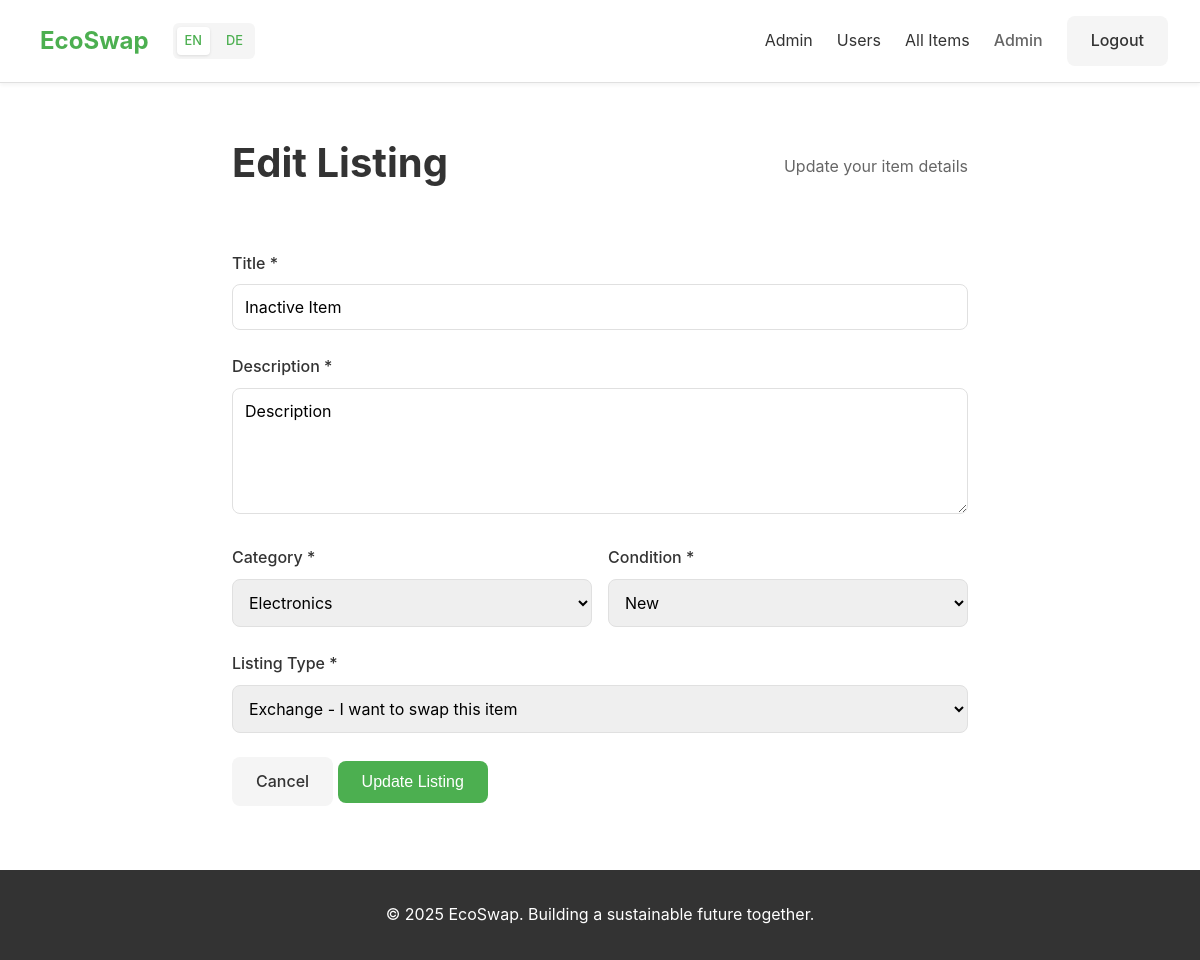
/edit-listing/21 (signed in), run on the app's committed database.
### tables this page shows
CREATE TABLE listings (
        id INTEGER PRIMARY KEY AUTOINCREMENT,
        user_id INTEGER NOT NULL,
        title TEXT NOT NULL,
        description TEXT NOT NULL,
        category TEXT NOT NULL,
        condition TEXT NOT NULL,
        listing_type TEXT NOT NULL,
        status TEXT DEFAULT 'Active',
        image_path TEXT,
        created_at TIMESTAMP DEFAULT CURRENT_TIMESTAMP,
        FOREIGN KEY (user_id) REFERENCES users (id)
    );

### app.py (the view, shortened to what this page needs)
@app.route('/edit-listing/<int:listing_id>', methods=['GET', 'POST'])
def edit_listing(listing_id):
    if 'user_id' not in session:
        flash('Please login first!', 'error')
        return redirect(url_for('login'))
    conn = get_db()
    c = conn.cursor()
    c.execute("SELECT * FROM listings WHERE id=? AND user_id=?", (listing_id, session['user_id']))
    listing = c.fetchone()
    conn.close()
    if not listing:
        flash('Listing not found!', 'error')
        return redirect(url_for('my_listings'))
    return render_template('edit_listing.html', listing=listing)

### app.py (called while the page is built)
def get_t(key):
    lang = session.get('lang', 'en')
    current = translations.get(lang, {})
    keys = key.split('.')
    for k in keys:
        if isinstance(current, dict) and k in current:
            current = current[k]
        else:
            return key
    return current if isinstance(current, str) else key

@app.context_processor
def inject_t():
    return dict(t=get_t, current_lang=session.get('lang', 'en'))

def get_db():
    conn = sqlite3.connect('ecoswap.db')
    conn.row_factory = sqlite3.Row
    return conn

### templates/edit_listing.html (shortened to what this page needs)
{% extends "base.html" %}
{% block content %}
<section class="form-section">
    <div class="container-small">
        <div class="page-header">
            <h1>{{ t('dashboard.editListingTitle') }}</h1>
            <p>{{ t('dashboard.updateDetails') }}</p>
        </div>
        <form method="POST" action="{{ url_for('edit_listing', listing_id=listing['id']) }}" class="listing-form">
            <div class="form-group">
                <label for="title">{{ t('dashboard.titleLabel') }}</label>
                <input type="text" id="title" name="title" value="{{ listing['title'] }}" required>
            </div>
            <div class="form-group">
                <label for="description">{{ t('dashboard.descriptionLabel') }}</label>
                <textarea id="description" name="description" rows="5" required>{{ listing['description'] }}</textarea>
            </div>
            <div class="form-row">
                <div class="form-group">
                    <label for="category">{{ t('dashboard.categoryLabel') }}</label>
                    <select id="category" name="category" required>
                        {% for cat in ["Furniture", "Electronics", "Books", "Clothing", "Sports", "Home & Garden",
                        "Other"] %}
                        <option value="{{ cat }}" {% if listing['category']==cat %}selected{% endif %}>{{
                            t('marketplace.categories.' + cat) }}</option>
                        {% endfor %}
                    </select>
                </div>
                <div class="form-group">
                    <label for="condition">{{ t('dashboard.conditionLabel') }}</label>
                    <select id="condition" name="condition" required>
                        {% for cond in ["New", "Like New", "Good", "Fair"] %}
                        <option value="{{ cond }}" {% if listing['condition']==cond %}selected{% endif %}>{{ t('status.'
                            + cond) }}</option>
                        {% endfor %}
                    </select>
                </div>
            </div>
            <div class="form-group">
                <label for="listing_type">{{ t('dashboard.listingTypeLabel') }}</label>
                <select id="listing_type" name="listing_type" required>
                    <option value="Exchange" {% if listing['listing_type']=='Exchange' %}selected{% endif %}>{{
                        t('dashboard.exchangeLong') }}</option>
                </select>
            </div>
            <div class="form-actions">
                <a href="{{ url_for('my_listings') }}" class="btn-secondary">{{ t('dashboard.cancel') }}</a>
                <button type="submit" class="btn-primary">{{ t('dashboard.updateListing') }}</button>
            </div>
        </form>
    </div>
</section>
{% endblock %}

### static/css/style.css (style rules this page uses)
* { margin: 0; padding: 0; box-sizing: border-box; }
:root { --primary: #4CAF50; --primary-dark: #388E3C; --secondary: #8BC34A; --danger: #f44336; --warning: #ff9800; --info: #2196F3; --light-bg: #f5f5f5; --border: #e0e0e0; --text: #333; --text-light: #666; --white: #ffffff; }
body { font-family: -apple-system, BlinkMacSystemFont, 'Segoe UI', Roboto, Oxygen, Ubuntu, Cantarell, sans-serif; color: var(--text); line-height: 1.6; background: var(--white); }
.container-small { max-width: 800px; margin: 0 auto; padding: 0 2rem; }
.btn-primary, .btn-secondary, .btn-danger { display: inline-block; padding: 0.75rem 1.5rem; border-radius: 8px; text-decoration: none; font-weight: 500; transition: all 0.3s; border: none; cursor: pointer; font-size: 1rem; }
.btn-primary { background: var(--primary); color: var(--white); }
.btn-secondary { background: var(--light-bg); color: var(--text); }
.form-group { margin-bottom: 1.5rem; }
.form-group label { display: block; margin-bottom: 0.5rem; font-weight: 500; }
.form-group input, .form-group select, .form-group textarea { width: 100%; padding: 0.75rem; border: 1px solid var(--border); border-radius: 8px; font-size: 1rem; font-family: inherit; }
.form-row { display: grid; grid-template-columns: 1fr 1fr; gap: 1rem; }
.page-header { display: flex; justify-content: space-between; align-items: center; margin: 3rem 0; }
.page-header h1 { font-size: 2.5rem; margin-bottom: 0.5rem; }
.page-header p { color: var(--text-light); }

### data on the page
listings: title "Inactive Item", description "Description", category "Electronics", condition "New", listing_type "Exchange - I want to swap this item"

### other printed values
{{ t('common.appName') }} "EcoSwap"
{{ t('common.admin') }} "Admin"
{{ t('admin.users') }} "Users"
{{ t('admin.allItems') }} "All Items"
{{ session.get('display_name') }} "Admin"
{{ t('common.logout') }} "Logout"
{{ t('dashboard.editListingTitle') }} "Edit Listing"
{{ t('dashboard.updateDetails') }} "Update your item details"
{{ t('dashboard.titleLabel') }} "Title *"
{{ t('dashboard.descriptionLabel') }} "Description *"
{{ t('dashboard.categoryLabel') }} "Category *"
{{ t('dashboard.conditionLabel') }} "Condition *"
{{ t('dashboard.listingTypeLabel') }} "Listing Type *"
{{ t('dashboard.cancel') }} "Cancel"
{{ t('dashboard.updateListing') }} "Update Listing"
